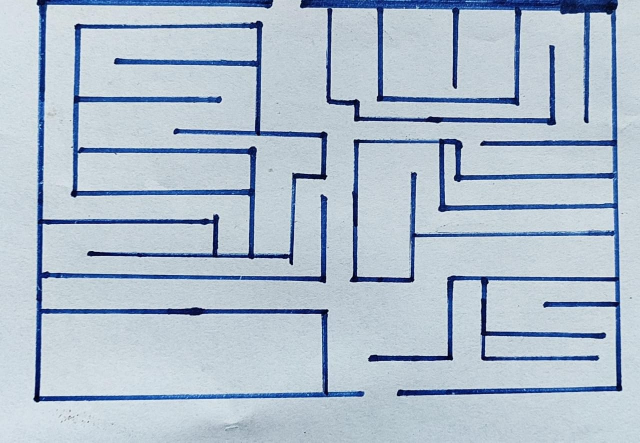
#> input picture data/input/test12.jpg, 1280 x 885 px, found by its file name (shown at 1/2 size)
$ python test.py
#> lines starting #> are read from the running program, lines starting #| are printed output that depends on the picture; after the words box and inside, x2 and y2 are one past the last pixel; in counts of white or black regions, pixels touching at a corner belong together
### src/prep_maze.py
import cv2
import numpy as np
import matplotlib.pyplot as plt


def preprocess(org_img):
    img = org_img.copy()
    img = cv2.cvtColor(img, cv2.COLOR_RGB2GRAY)
    img = cv2.fastNlMeansDenoising(img, None, 20, 7, 21)
    img = cv2.threshold(img, 0, 255, cv2.THRESH_BINARY_INV+cv2.THRESH_OTSU)[1]

    return img

### src/extract_maze.py
import numpy as np
import cv2
from matplotlib import pyplot as plt
from prep_maze import *

def make_mask(img_shape,cor):
    points = np.array(cor)
    mask = np.zeros(img_shape)

    cv2.fillPoly(mask, pts=[points], color = 255)
    mask = (mask/255).astype('uint8')

    return mask

def resolve_conflict(pt1,pt2,img_shape):
    h,w = img_shape

    dist1=0
    dist2=0

    if(pt1[0] < h/2):
        dist1 += pt1[0]
        dist2 += pt2[0]
    else:
        dist1 += (h-pt1[0])
        dist2 += (h-pt2[0])

    if(pt1[1] < w/2):
        dist1 += pt1[1]
        dist2 += pt2[1]
    else:
        dist1 += (w-pt1[1])
        dist2 += (w-pt2[1])

    if(dist1 < dist2):
        return pt1
    else:
        return pt2

# Function to arrange

def order_points_new(pts):
    pts = np.array(pts)
    # Sorting the array in the x co-ordinates
    xsort = pts[np.argsort(pts[:, 0]), :]

    # grab the left-most and right-most points from the sorted
    # x-roodinate points
    leftMost = xsort[:2, :]
    rightMost = xsort[2:, :]

    # Sorting the left-most coordinates according to their
    # y-coordinates so we can grab the top-left and bottom-left
    # points, respectively
    leftMost = leftMost[np.argsort(leftMost[:, 1]), :]
    (tl, bl) = leftMost


    # Sorting the right-most coordinates according to their
    # y-coordinates so we can grab the top-right and bottom-right
    # points, respectively
    rightMost = rightMost[np.argsort(rightMost[:, 1]), :]
    (tr, br) = rightMost

    return np.array([tl, tr, br, bl], dtype=int)


def connectedComp(img):
    img = img.copy()
    img = cv2.copyMakeBorder(img,1,1,1,1,cv2.BORDER_CONSTANT,0)
    h = img.shape[0]
    w = img.shape[1]
    l_img = np.zeros((h,w))
    vis = np.zeros(h*w,dtype = 'int')
    label = 1
    for i in range(1,h-1):
        for j in range(1,w-1):
            if(img[i][j]==255 and l_img[i][j] == 0):
                queue = []
                queue.append(i*w+j)
                vis[i*w+j] = 1
                while len(queue) != 0:
                    temp = queue.pop(0)
                    x = int(temp/w)
                    y = temp%w
                    l_img[x][y] = label
                    for l in range(-1,2):
                        for m in range(-1,2):
                            if(vis[(x+l)*w +y+m] == 0 and img[x+l][y+m] == 255):
                                queue.append((x+l)*w +y+m)
                                vis[(x+l)*w +y+m] = 1
                label += 1
    l_img = l_img[1:h-1,1:w-1]
    return l_img


def corner_extraction(list_point):

    list_pointx = np.array(list_point.copy())
    list_pointy = np.array(list_point.copy())

    arr1inds = list_pointx[:,0].argsort()
    list_pointx[:,1] = list_pointx[:,1][arr1inds[::1]]
    list_pointx[:,0] = list_pointx[:,0][arr1inds[::1]]

    arr1inds = list_pointy[:,1].argsort()
    list_pointy[:,1] = list_pointy[:,1][arr1inds[::1]]
    list_pointy[:,0] = list_pointy[:,0][arr1inds[::1]]

    xmin = list_pointx[0][0]
    xmax = list_pointx[list_pointx.shape[0]-1][0]

    ymin = list_pointy[0][1]
    ymax = list_pointy[list_pointy.shape[0]-1][1]


    temp_xmin = []
    for x in list_pointx:
        if(x[0] > xmin):
            break

        temp_xmin.append(x[1])

    temp_xmin.sort()
    xmin_y1 = temp_xmin[0]
    xmin_y2 = temp_xmin[len(temp_xmin)-1]

    # x max
    temp_xmax = []
    for x in range(list_pointx.shape[0]-1,-1,-1):
        if(list_pointx[x][0] < xmax):
            break

        temp_xmax.append(list_pointx[x][1])

    temp_xmax.sort()
    xmax_y1 = temp_xmax[0]
    xmax_y2 = temp_xmax[len(temp_xmax)-1]

    # y min
    temp_ymin = []
    for y in list_pointy:
        if(y[1] > ymin):
            break

        temp_ymin.append(y[0])

    temp_ymin.sort()
    ymin_x1 = temp_ymin[0]
    ymin_x2 = temp_ymin[len(temp_ymin)-1]

    # y max
    temp_ymax = []
    for y in range(list_pointy.shape[0]-1,-1,-1):
        if(list_pointy[y][1] < ymax):
            break

        temp_ymax.append(list_pointy[y][0])

    temp_ymax.sort()
    ymax_x1 = temp_ymax[0]
    ymax_x2 = temp_ymax[len(temp_ymax)-1]

    corners = []
    corners.append([xmin,xmin_y1])
    corners.append([xmin,xmin_y2])
    corners.append([xmax,xmax_y1])
    corners.append([xmax,xmax_y2])
    corners.append([ymin_x1,ymin])
    corners.append([ymin_x2,ymin])
    corners.append([ymax_x1,ymax])
    corners.append([ymax_x2,ymax])

    return corners

# Manhattan distance
def dist(pt1, pt2):
    return np.abs(pt1[0]-pt2[0]) + np.abs(pt1[1]-pt2[1])

def unique_corners(corners, img_shape):

    crns = []

    crns.append(corners[0])

    for c1 in corners:
        flag=0
        pt = c1
        for i in range(len(crns)):
            if(dist(c1,crns[i])<=50):
                flag=1
                pt = resolve_conflict(c1,crns[i], img_shape)
                crns.pop(i)
                crns.append(pt)

        if(flag==0):
            crns.append(pt)

    return crns

def extract_maze(preprocessed_img):

    binary_img = preprocessed_img.copy()

    label_img = connectedComp(binary_img)

    h,w = label_img.shape
    new = np.zeros((h,w),dtype = 'uint8')

    for i in range(h):
        for j in range(w):
            if label_img[i][j] == 1:
                new[i][j] = 255

    num_of_labels = int(np.max(label_img))
    count_label = np.zeros((num_of_labels+1,2),dtype = int)
    for i in range(1,num_of_labels+1):
        count_label[i][1] = np.count_nonzero(label_img == i)
        count_label[i][0] = i

    arr1inds = count_label[:,1].argsort()
    count_label[:,0] = count_label[:,0][arr1inds[::-1]]
    count_label[:,1] = count_label[:,1][arr1inds[::-1]]

    top1,top2 = count_label[0][0],count_label[1][0]

    points_list = list()

    for i in range(h):
        for j in range(w):
            if label_img[i][j] == top1 or label_img[i][j] == top2:
                temp = [i,j]
                points_list.append(temp)


    corner = corner_extraction(points_list)
    refined_corner = unique_corners(corner, [h,w])

    for i in range(4):
        temp = refined_corner[i][0]
        refined_corner[i][0] = refined_corner[i][1]
        refined_corner[i][1] = temp

    refined_corner = order_points_new(refined_corner)
    mask = make_mask(label_img.shape,refined_corner)
    extracted_img = preprocessed_img.copy()
    for i in range(h):
        for j in range(w):
            if mask[i][j] == 1:
                extracted_img[i][j] = 255 - preprocessed_img[i][j]
            else:
                extracted_img[i][j] = 0

    return extracted_img,refined_corner


# [8 lines of commented-out code are left out]

### src/gate_find.py
import cv2 as cv
import numpy as np
import matplotlib.pyplot as plt

from prep_maze import *
from extract_maze import *

def gate_shift(gt, img_shape):

    gate = gt
    h,w = img_shape

    temp = gate[0][0]
    gate[0][0] = gate[0][1]
    gate[0][1] = temp

    temp = gate[1][0]
    gate[1][0] = gate[1][1]
    gate[1][1] = temp

    if(gate[0][0] > h/2):
        gate[0][0] -= 3
    elif(gate[0][0] <= h/2):
        gate[0][0] += 3

    if(gate[1][0] > h/2):
        gate[1][0] -= 3
    elif(gate[1][0] <= h/2):
        gate[1][0] += 3

    if(gate[0][1] > w/2):
        gate[0][1] -= 3
    elif(gate[0][1] <= w/2):
        gate[0][1] += 3

    if(gate[1][1] > w/2):
        gate[1][1] -= 3
    elif(gate[1][1] <= w/2):
        gate[1][1] += 3

    return gate


def gate_find(preprocess_img, corners):

    prep_img = cv.copyMakeBorder(preprocess_img, 10, 10, 10, 10, cv.BORDER_CONSTANT, 0)
    cn1 = corners[0] + 10
    cn2 = corners[1] + 10
    cn3 = corners[2] + 10
    cn4 = corners[3] + 10

    dcn = np.abs(cn2 - cn1)
    if dcn[0] > dcn[1]:
        x = np.linspace(cn1[0], cn2[0], dcn[0])
        y = np.linspace(cn1[1], cn2[1], dcn[0])
    else:
        x = np.linspace(cn1[0], cn2[0], dcn[1])
        y = np.linspace(cn1[1], cn2[1], dcn[1])
    x = x.astype(int)
    y = y.astype(int)
    l1 = np.array([x, y]).T

    dcn = np.abs(cn3 - cn2)
    if dcn[0] > dcn[1]:
        x = np.linspace(cn2[0], cn3[0], dcn[0])
        y = np.linspace(cn2[1], cn3[1], dcn[0])
    else:
        x = np.linspace(cn2[0], cn3[0], dcn[1])
        y = np.linspace(cn2[1], cn3[1], dcn[1])
    x = x.astype(int)
    y = y.astype(int)
    l2 = np.array([x, y]).T

    dcn = np.abs(cn4 - cn3)
    if dcn[0] > dcn[1]:
        x = np.linspace(cn3[0], cn4[0], dcn[0])
        y = np.linspace(cn3[1], cn4[1], dcn[0])
    else:
        x = np.linspace(cn3[0], cn4[0], dcn[1])
        y = np.linspace(cn3[1], cn4[1], dcn[1])
    x = x.astype(int)
    y = y.astype(int)
    l3 = np.array([x, y]).T

    dcn = np.abs(cn1 - cn4)
    if dcn[0] > dcn[1]:
        x = np.linspace(cn4[0], cn1[0], dcn[0])
        y = np.linspace(cn4[1], cn1[1], dcn[0])
    else:
        x = np.linspace(cn4[0], cn1[0], dcn[1])
        y = np.linspace(cn4[1], cn1[1], dcn[1])
    x = x.astype(int)
    y = y.astype(int)
    l4 = np.array([x, y]).T

    k = 3
    # To be changed to larger values if dimensions of image are large
    gate1 = []
    gate2 = []
    gate3 = []
    gate4 = []
    for i in range(0,len(l1)):
        if np.max(prep_img[l1[i][1]-k:l1[i][1]+k, l1[i][0]-k:l1[i][0]+k]) == 0:
            gate1.append(l1[i])
    for i in range(0,len(l2)):
        if np.max(prep_img[l2[i][1]-k:l2[i][1]+k, l2[i][0]-k:l2[i][0]+k]) == 0:
            gate2.append(l2[i])
    for i in range(0,len(l3)):
        if np.max(prep_img[l3[i][1]-k:l3[i][1]+k, l3[i][0]-k:l3[i][0]+k]) == 0:
            gate3.append(l3[i])
    for i in range(0,len(l4)):
        if np.max(prep_img[l4[i][1]-k:l4[i][1]+k, l4[i][0]-k:l4[i][0]+k]) == 0:
            gate4.append(l4[i])

    gate1 = np.array(gate1)
    gate2 = np.array(gate2)
    gate3 = np.array(gate3)
    gate4 = np.array(gate4)
    gate = []

    if len(gate1) > 0:
        gate1 = [np.mean(gate1[:,0]).astype(np.uint)-10, np.mean(gate1[:,1]).astype(np.uint)-10]
        gate.append(gate1)
    if len(gate2) > 0:
        gate2 = [np.mean(gate2[:,0]).astype(np.uint)-10, np.mean(gate2[:,1]).astype(np.uint)-10]
        gate.append(gate2)
    if len(gate3) > 0:
        gate3 = [np.mean(gate3[:,0]).astype(np.uint)-10, np.mean(gate3[:,1]).astype(np.uint)-10]
        gate.append(gate3)
    if len(gate4) > 0:
        gate4 = [np.mean(gate4[:,0]).astype(np.uint)-10, np.mean(gate4[:,1]).astype(np.uint)-10]
        gate.append(gate4)

    gate = np.array(gate,dtype=int)

    gate = gate_shift(gate,preprocess_img.shape)

    return gate

### src/path_find.py
import numpy as np
from matplotlib import pyplot as plt


def create_graph(image):
    h = image.shape[0]
    w = image.shape[1]
    adj_list = [[] for i in range(h*w)]
    for i in range(h):
        for j in range(w):
            if image[i][j] == 255:
                if i>0 and image[i-1][j] == 255:
                    adj_list[(i*w)+j].append((i-1)*w + j)
                if j>0 and image[i][j-1] == 255:
                    adj_list[(i*w)+j].append(i*w + j - 1)
                if i<h-1 and image[i+1][j] == 255:
                    adj_list[(i*w)+j].append((i+1)*w + j)
                if j<w-1 and image[i][j+1] == 255:
                    adj_list[(i*w)+j].append(i*w + j + 1)
    return adj_list


def BFS(adj, src, dest, v, pred, dist):

    queue = []

    visited = [False for i in range(v)]

    for i in range(v):

        dist[i] = 1000000
        pred[i] = -1

    visited[src] = True
    dist[src] = 0
    queue.append(src)

    while (len(queue) != 0):
        u = queue[0]
        queue.pop(0)
        for i in range(len(adj[u])):

            if (visited[adj[u][i]] == False):
                visited[adj[u][i]] = True
                dist[adj[u][i]] = dist[u] + 1
                pred[adj[u][i]] = u
                queue.append(adj[u][i])

                if (adj[u][i] == dest):
                    return True

    return False


def ShortestDistance(adj, s, dest):

    v = len(adj)

    pred=[0 for i in range(v)]
    dist=[0 for i in range(v)]

    if (BFS(adj, s, dest, v, pred, dist) == False):
        print("Given source and destination are not connected")

    else:
        path = []
        crawl = dest
        path.append(crawl)

        while (pred[crawl] != -1):
            path.append(pred[crawl])
            crawl = pred[crawl]

        return path

def final_path(image,src,destin):

    source = (src[0] * image.shape[1]) + src[1]
    dest = (destin[0] * image.shape[1]) + destin[1]

    adjacency_list = create_graph(image)
    return ShortestDistance(adjacency_list,source,dest)

### src/solution_overlay.py
#
def sol_overlay(org_image,path,preprocess_image):
    image = org_image.copy()
    h = image.shape[0]
    w = image.shape[1]
    for i in range(1,len(path)):
        prev_x = int(path[i-1]/w)
        prev_y = int(path[i-1]%w)

        curr_x = int(path[i]/w)
        curr_y = int(path[i]%w)

        if(abs(prev_x-curr_x)==1):
            for y in range(curr_y, curr_y-5,-1):
                if(y<0 or preprocess_image[curr_x][y]==255):
                    break
                image[curr_x][y] = (255,0,0)

            for y in range(curr_y, curr_y+5):
                if(y>=w or preprocess_image[curr_x][y]==255):
                    break
                image[curr_x][y] = (255,0,0)

        else:
            for x in range(curr_x, curr_x-5,-1):
                if(x<0 or preprocess_image[x][curr_y]==255):
                    break
                image[x][curr_y] = (255,0,0)

            for x in range(curr_x, curr_x+5):
                if(x>=h or preprocess_image[x][curr_y]==255):
                    break
                image[x][curr_y] = (255,0,0)

    return image

### src/test.py
import cv2
import numpy as np
import matplotlib.pyplot as plt
import os
import glob

from extract_maze import *
from gate_find import *
from path_find import *
from solution_overlay import *

org_img = cv2.imread('../data/inputs/test12.jpg')
#> org_img is the input picture: shape (885, 1280, 3); mean B, G, R 205.1, 189.8, 175
org_img = cv2.cvtColor(org_img,cv2.COLOR_BGR2RGB)

preprocess_img = preprocess(org_img)
#> in preprocess, `img = cv2.threshold(img, 0, 255, cv2.THRESH_BINARY_INV+cv2.THRESH_OTSU..`:
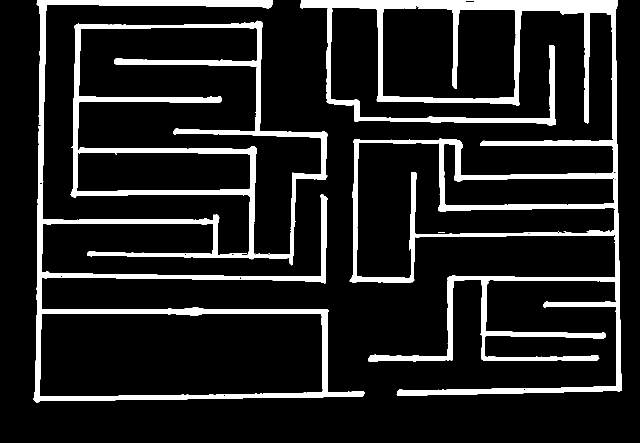
#> img: shape (885, 1280) (shown at 1/2 size); 12.6% white; 15 white regions (11 under 20 px), largest, box (x1, y1, x2, y2) and area: (600, 0, 1244, 792) 73820, (67, 0, 729, 805) 65076, (481, 389, 655, 567) 3240, (1168, 110, 1169, 135) 25
extracted_maze,corners = extract_maze(preprocess_img)
#> in connectedComp, `img = cv2.copyMakeBorder(img,1,1,1,1,cv2.BORDER_CONSTANT,0)`:
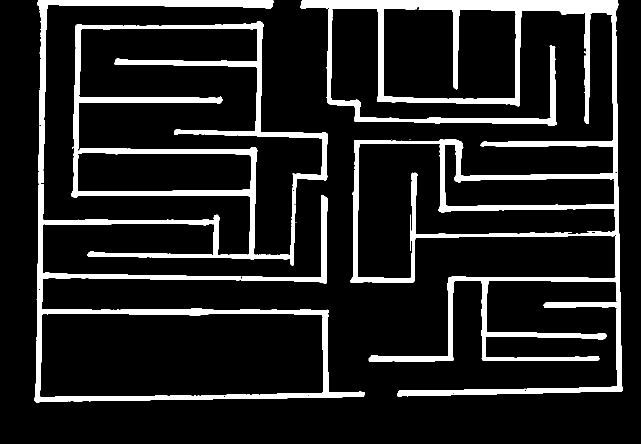
#> img: shape (887, 1282) (shown at 1/2 size); 12.5% white; 15 white regions (11 under 20 px), largest, box (x1, y1, x2, y2) and area: (601, 1, 1245, 793) 73820, (68, 1, 730, 806) 65076, (482, 390, 656, 568) 3240, (1169, 111, 1170, 136) 25
#> after the loop in connectedComp, `for i in range(1,h-1):`:
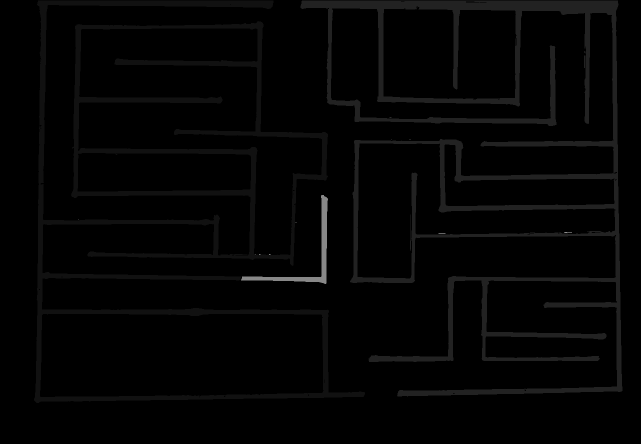
#> l_img: shape (887, 1282) float64 (shown at 1/2 size); min 0, max 15, mean 0.21; drawn with min black and max white
#> after the loop in extract_maze, `for i in range(h):`:
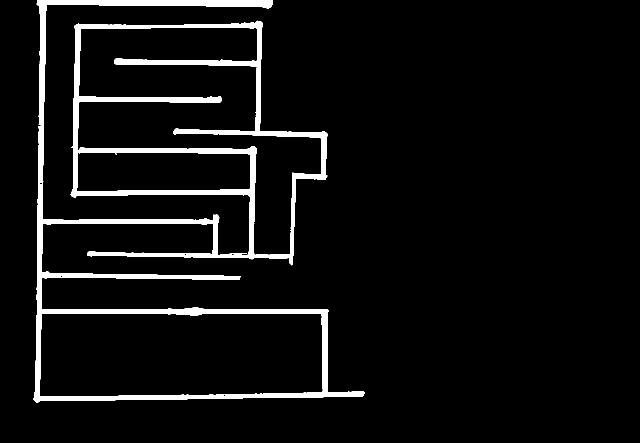
#> new: shape (885, 1280) (shown at 1/2 size); 5.7% white; 1 white region, box (x1, y1, x2, y2) and area: (67, 0, 729, 805) 65076
#> in extract_maze, `num_of_labels = int(np.max(label_img))`: num_of_labels = 15
#> after the loop in extract_maze, `for i in range(1,num_of_labels+1):`: count_label = 16 rows, first 8: [0, 0], [1, 65076], [2, 73820], [3, 4], [4, 25], [5, 4], [6, 1], [7, 2]
#> in extract_maze, `arr1inds = count_label[:,1].argsort()`: arr1inds = [0, 6, 13, 9, 7, 10, 14, 15, 3, 5, 12, 11, 4, 8, 1, 2]
#> in extract_maze, `top1,top2 = count_label[0][0],count_label[1][0]`: top1 = 2; top2 = 1
#> in make_mask, `cv2.fillPoly(mask, pts=[points], color = 255)`:
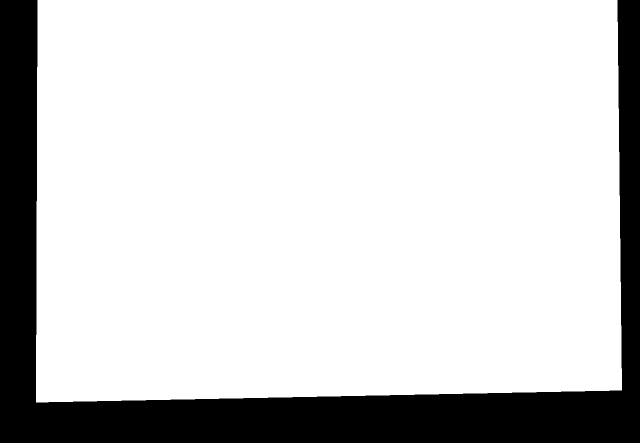
#> mask: shape (885, 1280) float64 (shown at 1/2 size); 81.6% white; 1 black region, box (x1, y1, x2, y2) and area: (0, 0, 1280, 885) 208126
#> after the loop in extract_maze, `for i in range(h):`:
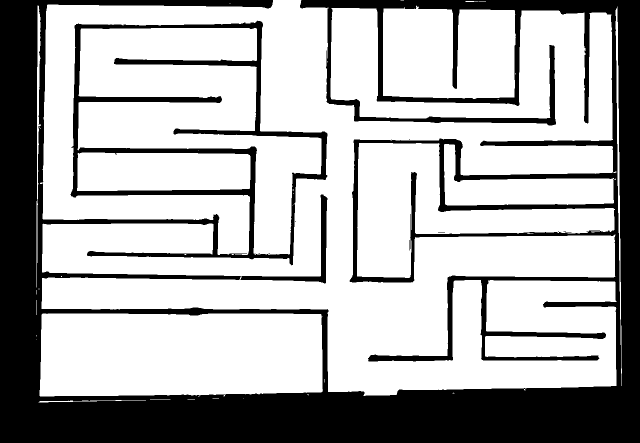
#> extracted_img: shape (885, 1280) (shown at 1/2 size); 69.2% white; 14 black regions (11 under 20 px), largest, box (x1, y1, x2, y2) and area: (0, 0, 1280, 885) 346086, (481, 389, 655, 567) 3240, (1168, 110, 1169, 135) 25
#> corners = [[75, 0], [1234, 0], [1243, 780], [72, 804]]
gates = gate_find(preprocess_img,corners)
#> in gate_find, `prep_img = cv.copyMakeBorder(preprocess_img, 10, 10, 10, 10, cv.BORDER..`:
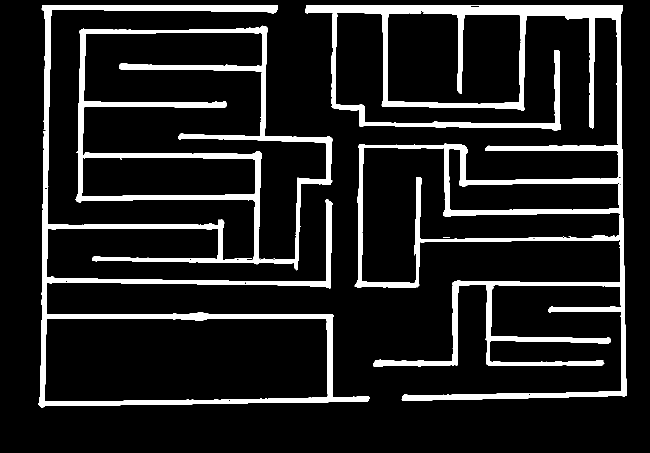
#> prep_img: shape (905, 1300) (shown at 1/2 size); 12.1% white; 15 white regions (11 under 20 px), largest, box (x1, y1, x2, y2) and area: (610, 10, 1254, 802) 73820, (77, 10, 739, 815) 65076, (491, 399, 665, 577) 3240, (1178, 120, 1179, 145) 25
#> in gate_find, `cn1 = corners[0] + 10`: cn1 = [85, 10]
#> in gate_find, `cn2 = corners[1] + 10`: cn2 = [1244, 10]
#> in gate_find, `cn3 = corners[2] + 10`: cn3 = [1253, 790]
#> in gate_find, `cn4 = corners[3] + 10`: cn4 = [82, 814]
#> in gate_find, `dcn = np.abs(cn2 - cn1)`: dcn = [1159, 0]
#> in gate_find, `dcn = np.abs(cn3 - cn2)`: dcn = [9, 780]
#> in gate_find, `dcn = np.abs(cn4 - cn3)`: dcn = [1171, 24]
#> in gate_find, `dcn = np.abs(cn1 - cn4)`: dcn = [3, 804]
#> after the loop in gate_find, `for i in range(0,len(l1)):`: gate1 = 51 pairs, first value 559 to 609, second value 10 to 10
#> after the loop in gate_find, `for i in range(0,len(l2)):`: gate2 = 134 pairs, first value 1244 to 1248, second value 33 to 379
#> after the loop in gate_find, `for i in range(0,len(l3)):`: gate3 = 59 pairs, first value 742 to 800, second value 799 to 800
#> after the loop in gate_find, `for i in range(0,len(l4)):`: gate4 = 382 pairs, first value 83 to 84, second value 24 to 405
#> in gate_find, `gate1 = [np.mean(gate1[:,0]).astype(np.uint)-10, np.mean(gate1[:,1]).a..`: gate1 = [574, 0]
#> in gate_find, `gate2 = [np.mean(gate2[:,0]).astype(np.uint)-10, np.mean(gate2[:,1]).a..`: gate2 = [1235, 188]
#> in gate_find, `gate3 = [np.mean(gate3[:,0]).astype(np.uint)-10, np.mean(gate3[:,1]).a..`: gate3 = [761, 789]
#> in gate_find, `gate4 = [np.mean(gate4[:,0]).astype(np.uint)-10, np.mean(gate4[:,1]).a..`: gate4 = [73, 204]
#> in gate_find, `gate = np.array(gate,dtype=int)`: gate = [[574, 0], [1235, 188], [761, 789], [73, 204]]
#> in gate_shift, `temp = gate[0][0]`: temp = 574
#> in gate_shift, `temp = gate[1][0]`: temp = 1235
#> in gate_find, `gate = gate_shift(gate,preprocess_img.shape)`: gate = [[3, 577], [191, 1232], [761, 789], [73, 204]]
#> gates = [[3, 577], [191, 1232], [761, 789], [73, 204]]

# For hand drawn test case use the k value in Gate_find as k = 7

path_res = final_path(extracted_maze,gates[0],gates[1])
#> in final_path, `source = (src[0] * image.shape[1]) + src[1]`: source = 4417
#> in final_path, `dest = (destin[0] * image.shape[1]) + destin[1]`: dest = 245712
#> in final_path, `adjacency_list = create_graph(image)`: adjacency_list = 1132800 items
#> in ShortestDistance, `v = len(adj)`: v = 1132800
#> the loop in BFS, `while (len(queue) != 0):` made 444473 passes
#> u on passes 1 to 3: 4417, 3137, 4416
#> after the loop in BFS, `while (len(queue) != 0):`: dist = 1132800 items; queue = []; visited = 1132800 items
final_res = sol_overlay(org_img,path_res,preprocess_img)
#> (the run stopped early here; a loop or call above may not have finished)
